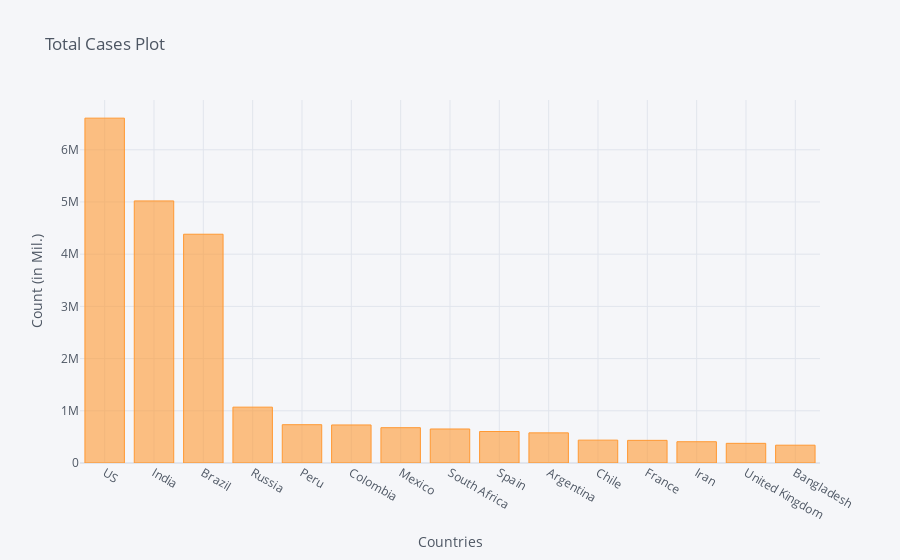

The notebook cell this image was saved under:
### Code cell
corona_dframe_agg_plot.iplot(kind='bar', x='Country/Region', y='9/15/20',
                             title='Total Cases Plot',xTitle='Countries',yTitle='Count (in Mil.)')

### Figure 1 — Plotly figure (JSON) as saved in the notebook; plotly's stock layout.template omitted (floating-point values rounded to 4 significant figures)
{"data": [{"marker": {"color": "rgba(255, 153, 51, 0.6)", "line": {"color": "rgba(255, 153, 51, 1.0)", "width": 1}}, "name": "9/15/20", "orientation": "v", "text": "", "type": "bar", "x": ["US", "India", "Brazil", "Russia", "Peru", "Colombia", "Mexico", "South Africa", "Spain", "Argentina", "Chile", "France", "Iran", "United Kingdom", "Bangladesh"], "y": [6605733, 5020359, 4382263, 1069873, 733860, 728590, 676487, 651521, 603167, 577338, 437983, 433905, 407353, 376670, 341056]}], "layout": {"legend": {"bgcolor": "#F5F6F9", "font": {"color": "#4D5663"}}, "paper_bgcolor": "#F5F6F9", "plot_bgcolor": "#F5F6F9", "title": {"font": {"color": "#4D5663"}, "text": "Total Cases Plot"}, "xaxis": {"gridcolor": "#E1E5ED", "showgrid": true, "tickfont": {"color": "#4D5663"}, "title": {"font": {"color": "#4D5663"}, "text": "Countries"}, "zerolinecolor": "#E1E5ED"}, "yaxis": {"gridcolor": "#E1E5ED", "showgrid": true, "tickfont": {"color": "#4D5663"}, "title": {"font": {"color": "#4D5663"}, "text": "Count (in Mil.)"}, "zerolinecolor": "#E1E5ED"}}}
